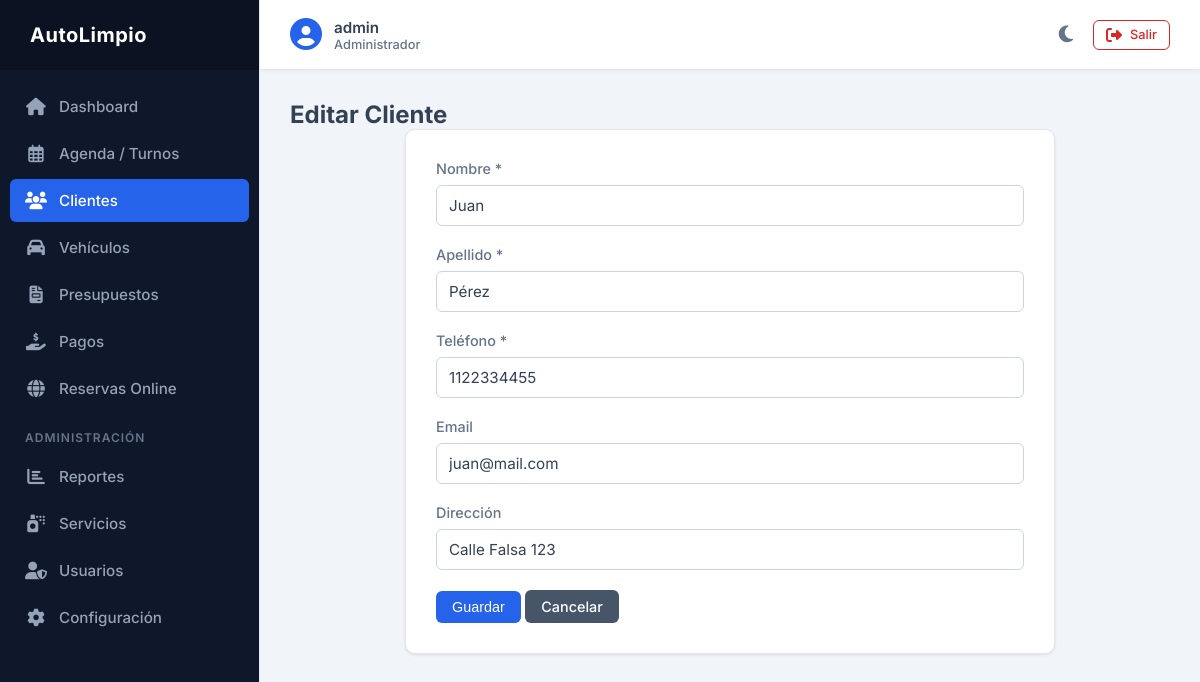
Screenshot of /cliente/1/editar (signed in) with the database file from the repository.
### tables this page shows
CREATE TABLE clientes (
        id INTEGER PRIMARY KEY AUTOINCREMENT,
        nombre TEXT NOT NULL,
        apellido TEXT NOT NULL,
        telefono TEXT NOT NULL,
        email TEXT,
        direccion TEXT,
        fecha_registro TIMESTAMP DEFAULT CURRENT_TIMESTAMP
    );

### app.py (the view, shortened to what this page needs)
@app.route('/cliente/<int:id>/editar', methods=['GET', 'POST'])
@login_required
def cliente_editar(id):
    conn = get_db()
    cliente = conn.execute('SELECT * FROM clientes WHERE id = ?', (id,)).fetchone()
    conn.close()
    return render_template('cliente_form.html', cliente=cliente)

### app.py (called while the page is built)
def get_db():
    conn = sqlite3.connect(DB_PATH)
    conn.row_factory = sqlite3.Row
    return conn

def login_required(f):
    @wraps(f)
    def decorated_function(*args, **kwargs):
        if 'user_id' not in session:
            return redirect(url_for('login'))
        return f(*args, **kwargs)
    return decorated_function

### templates/cliente_form.html
{% extends 'base.html' %}
{% block content %}
<h2>{{ 'Editar' if cliente else 'Nuevo' }} Cliente</h2>
<div class="form-container">
    <form method="POST">
        <div class="form-group">
            <label for="nombre">Nombre *</label>
            <input type="text" id="nombre" name="nombre" value="{{ cliente.nombre if cliente else '' }}" required>
        </div>
        <div class="form-group">
            <label for="apellido">Apellido *</label>
            <input type="text" id="apellido" name="apellido" value="{{ cliente.apellido if cliente else '' }}" required>
        </div>
        <div class="form-group">
            <label for="telefono">Teléfono *</label>
            <input type="text" id="telefono" name="telefono" value="{{ cliente.telefono if cliente else '' }}" required>
        </div>
        <div class="form-group">
            <label for="email">Email</label>
            <input type="email" id="email" name="email" value="{{ cliente.email if cliente else '' }}">
        </div>
        <div class="form-group">
            <label for="direccion">Dirección</label>
            <input type="text" id="direccion" name="direccion" value="{{ cliente.direccion if cliente else '' }}">
        </div>
        <button type="submit" class="btn btn-primary">Guardar</button>
        <a href="{{ url_for('clientes') }}" class="btn btn-secondary">Cancelar</a>
    </form>
</div>
{% endblock %}

### static/css/style.css (style rules this page uses)
:root { --primary-color: #2563eb; --primary-hover: #1d4ed8; --secondary-color: #475569; --secondary-hover: #334155; --success-color: #16a34a; --success-hover: #15803d; --danger-color: #dc2626; --danger-hover: #b91c1c; --warning-color: #d97706; --info-color: #0284c7; --bg-color: #f1f5f9; --sidebar-bg: #0f172a; --sidebar-text: #94a3b8; --sidebar-hover: #1e293b; --sidebar-active: #2563eb; --sidebar-active-text: #ffffff; --card-bg: #ffffff; --text-main: #334155; --text-muted: #64748b; --border-color: #e2e8f0; --table-header-bg: #f8fafc; --table-hover-bg: #f1f5f9; --input-bg: #ffffff; --input-border: #cbd5e1; --input-text: #334155; --sidebar-width: 260px; --badge-pend-bg: #fefce8; --badge-pend-text: #a16207; --badge-pend-border: #fef08a; --badge-proc-bg: #eff6ff; --badge-proc-text: #1d4ed8; --badge-proc-border: #bfdbfe; --badge-fin-bg: #f0fdf4; --badge-fin-text: #15803d; --badge-fin-border: #bbf7d0; --badge-canc-bg: #fef2f2; --badge-canc-text: #b91c1c; --badge-canc-border: #fecaca; --icon-blue-bg: #eff6ff; --icon-blue-text: #2563eb; --icon-green-bg: #f0fdf4; --icon-green-text: #16a34a; --icon-yellow-bg: #fefce8; --icon-yellow-text: #ca8a04; --icon-red-bg: #fef2f2; --icon-red-text: #dc2626; --icon-purple-bg: #faf5ff; --icon-purple-text: #9333ea; --icon-teal-bg: #f0fdfa; --icon-teal-text: #0d9488; }
* { box-sizing: border-box; margin: 0; padding: 0; }
body { font-family: 'Inter', sans-serif; background-color: var(--bg-color); color: var(--text-main); display: flex; min-height: 100vh; transition: background-color 0.3s ease, color 0.3s ease; }
.btn { display: inline-flex; align-items: center; justify-content: center; padding: 8px 16px; border: none; border-radius: 6px; cursor: pointer; text-decoration: none; font-size: 0.9rem; font-weight: 500; transition: background-color 0.25s ease, color 0.25s ease, border-color 0.25s ease, box-shadow 0.25s ease, transform 0.15s ease; gap: 8px; }
.btn-primary { background-color: var(--primary-color); color: white; }
.btn-secondary { background-color: var(--secondary-color); color: white; }
.form-container { background: var(--card-bg); padding: 30px; border-radius: 10px; box-shadow: 0 1px 3px rgba(0,0,0,0.1); border: 1px solid var(--border-color); max-width: 650px; margin: 0 auto; transition: background-color 0.3s ease, border-color 0.3s ease; }
.form-group { margin-bottom: 20px; }
.form-group label { display: block; margin-bottom: 8px; font-weight: 500; font-size: 0.9rem; color: var(--text-muted); }
.form-group input, .form-group select, .form-group textarea { width: 100%; padding: 10px 12px; background-color: var(--input-bg); color: var(--input-text); border: 1px solid var(--input-border); border-radius: 6px; font-size: 0.95rem; font-family: inherit; transition: border-color 0.2s, background-color 0.3s, color 0.3s; }

### rows the page displays
clientes: nombre "Juan", apellido "Pérez", telefono "1122334455", email "juan@mail.com", direccion "Calle Falsa 123"

### other values shown
{{ session.get('username') }} "admin"
{{ session.get('rol') | capitalize }} "Administrador"
{{ 'Editar' if cliente else 'Nuevo' }} "Editar"
